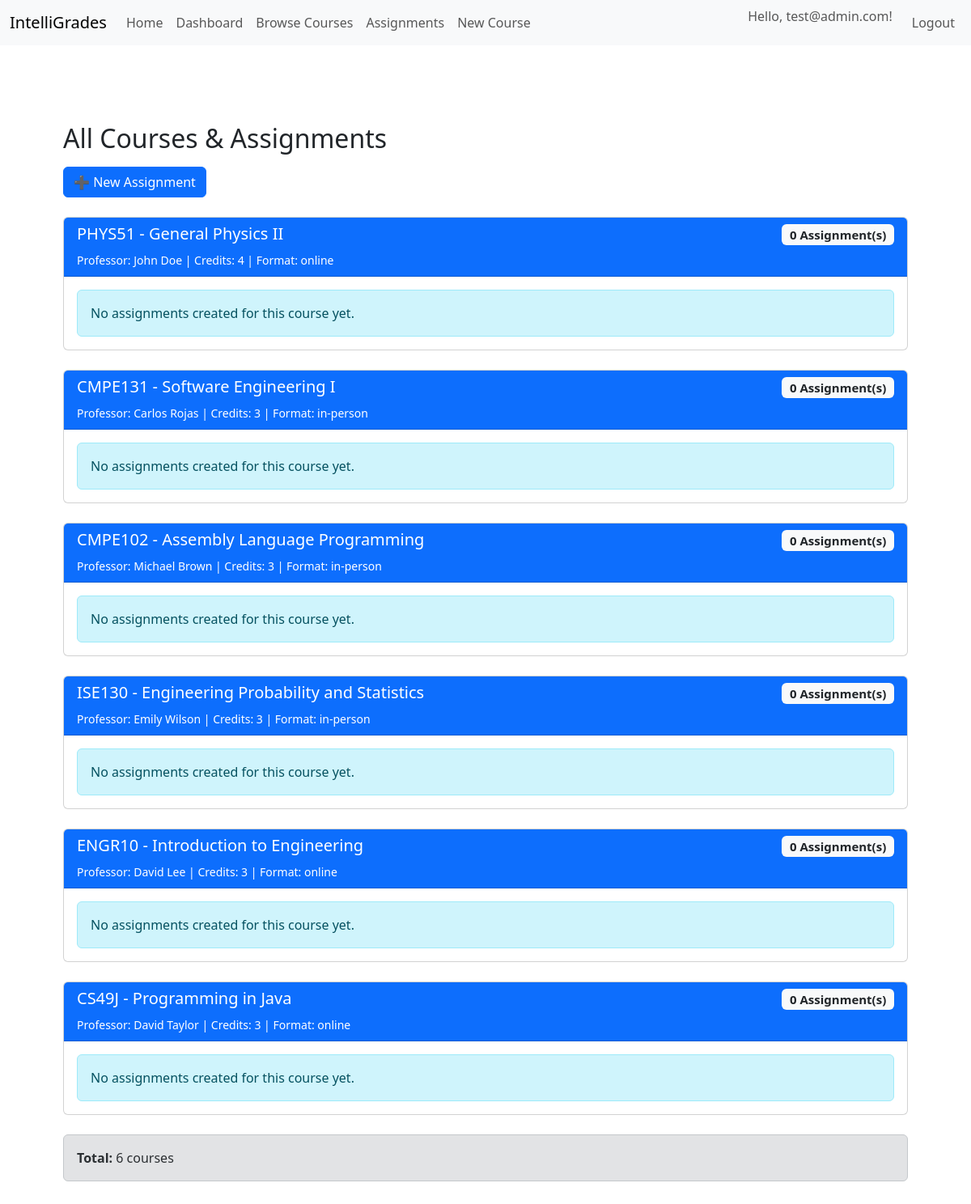
Page /assignments/ (signed in) on the committed database.
### app/models.py (models this page shows, shortened)
class User(UserMixin, db.Model):
    __tablename__ = 'users'
    ROLE_STUDENT = "student"
    ROLE_PROFESSOR = "professor"
    ROLE_ADMIN = "admin"
    id = db.Column(db.Integer, primary_key=True)
    password_hash = db.Column(db.String(255), nullable=False)
    email = db.Column(db.String(100), unique=True, nullable=False)
    avatar_url = db.Column(db.String(400), nullable=True)
    role = db.Column(db.String(32), default=ROLE_STUDENT, nullable=False)
    created_at = db.Column(db.DateTime, default=datetime.utcnow, nullable=False)
    courses = db.relationship(
        "Course",
        secondary="enrollments",
        backref="students",
        lazy="dynamic",
    )
    @property
    def is_student(self):
        return self.role == self.ROLE_STUDENT
    @property
    def is_professor(self):
        return self.role == self.ROLE_PROFESSOR
    @property
    def is_admin(self):
        return self.role == self.ROLE_ADMIN

class Course(db.Model):
    __tablename__ = 'courses'
    id = db.Column(db.Integer, primary_key=True)
    code = db.Column(db.String(32), unique=True, nullable=False)
    title = db.Column(db.String(128), nullable=False)
    description = db.Column(db.Text)
    credits = db.Column(db.Integer, nullable=False)  # number of units/credits
    professor = db.Column(db.String(128), nullable=True)
    professor_id = db.Column(db.Integer, db.ForeignKey('users.id'), nullable=True)
    professor_user = db.relationship(
        'User',
        foreign_keys=[professor_id],
        backref='created_courses'
    )
    availability = db.Column(db.Boolean, default=True)
    format = db.Column(db.String(32), default='online')
    max_students = db.Column(db.Integer)
    created_at = db.Column(db.DateTime, default=datetime.utcnow)
    enrollments_rel = db.relationship(
        'Enrollment',
        backref='course',
        lazy='dynamic',
        cascade='all,delete-orphan'
    )
    assignments = db.relationship(
        'Assignment',
        back_populates='course',
        lazy='dynamic',
        cascade='all,delete-orphan'
    )

### app/assignments/routes.py (the view)
@assignments_bp.route('/')
@login_required
def index():
    all_courses = Course.query.all()
    courses_with_assignments = []
    for course in all_courses:
        assignments = course.assignments.all()
        courses_with_assignments.append({
            'course': course,
            'assignments': assignments,
            'assignment_count': len(assignments)
        })
    return render_template('assignments/assignments_list.html', courses_with_assignments=courses_with_assignments)

### app/__init__.py (called while the page is built)
@login_manager.user_loader
def load_user(user_id):
    return User.query.get(int(user_id))

### app/assignments/templates/assignments/assignments_list.html (shortened to what this page needs)
{% extends "base.html" %} {% block body %}
<div class="container mt-5">
  <h2>All Courses & Assignments</h2>
  <div class="mb-3 mt-3 w-10">
    <a
      href="{{ url_for('assignments.create_assignment') }}"
      class="btn btn-primary text-white"
    >
      ➕ New Assignment
    </a>
  </div>
  {% if courses_with_assignments %} {% for item in courses_with_assignments %}
  <div class="card mt-4">
    <div class="card-header bg-primary text-white">
      <h5>
        {{ item.course.code }} - {{ item.course.title }}
        <span class="badge bg-light text-dark float-end">
          {{ item.assignment_count }} Assignment(s)
        </span>
      </h5>
      <small>
        Professor: {{ item.course.professor }} | Credits: {{ item.course.credits
        }} | Format: {{ item.course.format }}
      </small>
    </div>
    <div class="card-body">
      {% if item.assignments %}
      <table class="table table-striped table-hover">
        <thead class="table-secondary">
          <tr>
            <th>#</th>
            <th>Assignment Title</th>
            <th>Description</th>
            <th>Due Date</th>
            <th>Max Points</th>
            <th>Created</th>
            <th>Actions</th>
          </tr>
        </thead>
        <tbody>
          {% for assignment in item.assignments %}
          <tr>
            <td>{{ loop.index }}</td>
            <td>
              <a
                href="{{ url_for('assignments.assignment_detail', assignment_id=assignment.id) }}"
                class="fw-bold"
                >{{ assignment.title }}</a
              >
            </td>
            <td>
              <small>
                {{ assignment.description[:80] }} {% if
                assignment.description|length > 80 %}...{% endif %}
              </small>
            </td>
            <td>
              {% if assignment.due_date %} {{ assignment.due_date.strftime('%b
              %d, %Y') }} {% else %}
              <span class="text-muted">No due date</span>
              {% endif %}
            </td>
            <td>{{ assignment.max_points }} pts</td>
            <td>
              <small class="text-muted">
                {{ assignment.created_at.strftime('%b %d, %Y') }}
              </small>
            </td>
            <td>
              Mark as completed |
              <a class="btn btn-primary"
                href="{{ url_for('assignments.assignment_detail', assignment_id=assignment.id) }}"
              >
                Edit</a
              >
              |
             <form
              method="POST"
              action="{{ url_for('assignments.delete_assignment', assignment_id=assignment.id) }}"
              style="display: inline"
            >
              <button
                type="submit"
                class="btn btn-danger"
                onclick="return confirm('Are you sure you want to delete this assignment?')"
              >
                Delete
              </button>
            </form>
              |
            </td>
          </tr>
          {% endfor %}
        </tbody>
      </table>
      {% else %}
      <p class="alert alert-info mb-0">
         No assignments created for this course
        yet.
      </p>
      {% endif %}
    </div>
  </div>
  {% endfor %}
  <div class="mt-4 alert alert-secondary">
    <strong>Total:</strong> {{ courses_with_assignments|length }} courses
  </div>
  {% else %}
  <p class="alert alert-warning mt-3">No courses available in the system.</p>
  {% endif %}
</div>
{% endblock %}

### app/templates/base.html (shortened to what this page needs)
<!DOCTYPE html>
<html lang="en">
  <head>
    <link
      rel="stylesheet"
      href="{{url_for('static', filename='styles.css')}}"
    />
    <link
      href="https://cdn.jsdelivr.net/npm/bootstrap@5.3.8/dist/css/bootstrap.min.css"
      rel="stylesheet"
    />
  </head>
  <body>
    <nav class="navbar navbar-expand-lg bg-body-tertiary">
      <div class="container-fluid">
        <a class="navbar-brand" href="{{ url_for('main.index') }}"
          >IntelliGrades</a
        >
        <div class="collapse navbar-collapse">
          <ul class="navbar-nav me-auto">
            <li class="nav-item">
              <a class="nav-link" href="{{ url_for('main.index') }}">Home</a>
            </li>
            {% if current_user.is_authenticated %}
            <li class="nav-item">
              <a class="nav-link" href="{{ url_for('main.dashboard') }}">
                Dashboard
              </a>
            </li>
            <li class="nav-item">
              <a class="nav-link" href="{{ url_for('main.courses_list') }}">
                Browse Courses
              </a>
            </li>
            {% if current_user.is_professor or current_user.is_admin %}
            <li class="nav-item">
              <a class="nav-link" href="{{ url_for('assignments.index') }}">
                Assignments
              </a>
            </li>
            <li class="nav-item">
              <a class="nav-link" href="{{ url_for('main.create_course') }}">
                New Course
              </a>
            </li>
            {% endif %} {% endif %}
          </ul>
          <ul class="navbar-nav">
            {% if not current_user.is_authenticated %}
            <li class="nav-item">
              <a class="nav-link" href="{{ url_for('auth.login') }}">Login</a>
            </li>
            <li class="nav-item">
              <a class="nav-link" href="{{ url_for('auth.register') }}"
                >Register</a
              >
            </li>
            {% else %}
            <li class="nav-item">
              <span class="navbar-text me-3">
                Hello, {{ current_user.email }}!
              </span>
            </li>
            <li class="nav-item">
              <a class="nav-link" href="{{ url_for('auth.logout') }}">Logout</a>
            </li>
            {% endif %}
          </ul>
        </div>
      </div>
    </nav>
    <div class="container p-4">
      <div class="container py-2">{% block body %} {% endblock %}</div>
    </div>
  </body>
</html>

### app/static/styles.css (style rules this page uses)
.navbar { background-color: #3473a1; }

### rows in the picture
User: email "test@admin.com"
Course: course.code "PHYS51", course "General Physics II", course.professor "John Doe", course.credits "4", course.format "online"
Course: course.code "CMPE131", course "Software Engineering I", course.professor "Carlos Rojas", course.credits "3", course.format "in-person"
Course: course.code "CMPE102", course "Assembly Language Programming", course.professor "Michael Brown", course.credits "3", course.format "in-person"
Course: course.code "ISE130", course "Engineering Probability and Statistics", course.professor "Emily Wilson", course.credits "3", course.format "in-person"
Course: course.code "ENGR10", course "Introduction to Engineering", course.professor "David Lee", course.credits "3", course.format "online"
Course: course.code "CS49J", course "Programming in Java", course.professor "David Taylor", course.credits "3", course.format "online"

### other values in the picture
{{ item.assignment_count }} "0" "0" "0" "0" "0" "0"
{{ courses_with_assignments|length }} "6"
